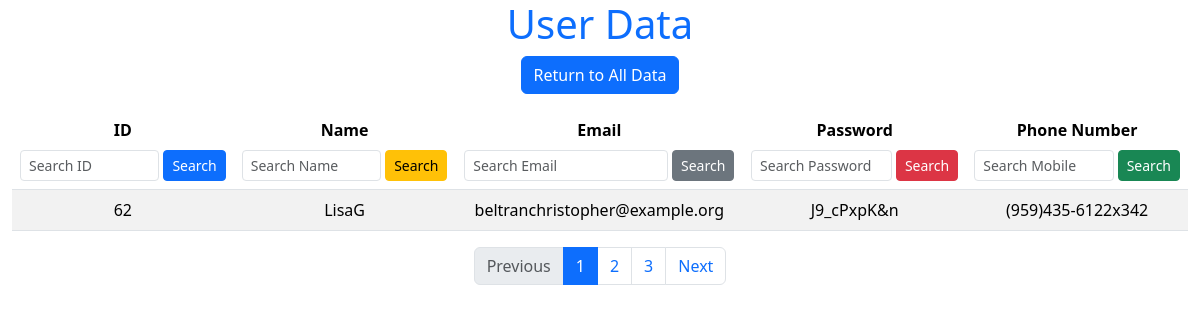
The page /user/?id=62 on the database its author committed.
### models.py (models this page shows, shortened)
class User(db.Model):
    id = db.Column(db.Integer, primary_key=True)
    name = db.Column(db.String(60) )
    email = db.Column(db.String(60))
    password = db.Column(db.String(500))
    mobile_number = db.Column(db.String(300))
    create_at = db.Column(
        db.TIMESTAMP,
        default=datetime.utcnow,
        nullable=False
      )

### main.py (the view, shortened to what this page needs)
@app.route('/user/', methods=['GET', 'POST'])
def get_all_users():
    print(">>>>> incoming query param ", request.args)
    if request.method == 'GET':
        try:
            order_by = request.args.get('order_by', None)
            page = request.args.get('page', 1, type=int)
            person_id = request.args.get('id')
            keyword = request.args.get('name')
            email = request.args.get('email')
            password = request.args.get('password')
            mobile_number = request.args.get('mobile')
            search_results = None
            if person_id:
                search_results = User.query.filter(User.id.startswith(person_id)).all()
            elif keyword:
                search_results = User.query.filter(User.name.startswith(keyword)).all()
            elif email:
                search_results = User.query.filter(User.email.contains(email)).all()
            elif password:
                search_results = User.query.filter(Usr.password.contains(password)).all()
            elif mobile_number:
                search_results = User.query.filter(User.mobile_number.contains(mobile_number)).all()
            if order_by:
                if order_by[0] == "-":
                    order_by = order_by[1:]
                    pagination = User.query.order_by(desc(order_by.lower())).paginate(page=page, per_page=50, error_out=False)
                else:
                    pagination = User.query.order_by(order_by.lower()).paginate(page=page, per_page=50, error_out=False)
            else:
                pagination = User.query.paginate(page=page, per_page=50, error_out=False)
            current_user_Data = pagination.items
            print("Pagination items:", current_user_Data)
            return render_template('user.html', pagination=pagination, current_user_Data=current_user_Data, search_results=search_results)
        except:
                return  jsonify({"status": 500, "message": "Server error"})

### templates/user.html (shortened to what this page needs)
{% extends "base.html" %}
{% block content %}
<div class="container-fluid">
    <h1 class="text-center text-primary fs-1">User Data</h1>
    {% if search_results %}
    <div class="text-center mb-3">
        <a href="/user/" class="btn btn-primary">Return to All Data</a>
    </div>
    {% endif %}
    <table class="table table-striped table-hover">
        <thead>
            <tr class="fw-bold text-center">
                <th scope="col">
                    ID
                    <form action="/user" method="GET" class="d-flex justify-content-center mt-2">
                        <input type="text" class="form-control form-control-sm w-75" name="id" placeholder="Search ID">
                        <button type="submit" class="btn btn-sm btn-primary ms-1">Search</button>
                    </form>
                </th>
                <th scope="col">
                    Name
                    <form action="/user" method="GET" class="d-flex justify-content-center mt-2">
                        <input type="text" class="form-control form-control-sm w-75" name="name"
                            placeholder="Search Name">
                        <button type="submit" class="btn btn-sm btn-warning ms-1">Search</button>
                    </form>
                </th>
                <th scope="col">
                    Email
                    <form action="/user" method="GET" class="d-flex justify-content-center mt-2">
                        <input type="text" class="form-control form-control-sm w-75" name="email"
                            placeholder="Search Email">
                        <button type="submit" class="btn btn-sm btn-secondary ms-1">Search</button>
                    </form>
                </th>
                <th scope="col">
                    Password
                    <form action="/user" method="GET" class="d-flex justify-content-center mt-2">
                        <input type="text" class="form-control form-control-sm w-75" name="password"
                            placeholder="Search Password">
                        <button type="submit" class="btn btn-sm btn-danger ms-1">Search</button>
                    </form>
                </th>
                <th scope="col">
                    Phone Number
                    <form action="/user" method="GET" class="d-flex justify-content-center mt-2">
                        <input type="text" class="form-control form-control-sm w-75" name="mobile"
                            placeholder="Search Mobile">
                        <button type="submit" class="btn btn-sm btn-success ms-1">Search</button>
                    </form>
                </th>
            </tr>
        </thead>
        <tbody>
            {% if search_results %}
            {% for result in search_results %}
            <tr class="text-center">
                <td>{{ result.id }}</td>
                <td>{{ result.name }}</td>
                <td>{{ result.email }}</td>
                <td>{{ result.password }}</td>
                <td>{{ result.mobile_number }}</td>
            </tr>
            {% endfor %}
            {% endif %}
        </tbody>
    </table>
    {% if pagination %}
    <nav aria-label="Page navigation">
        <ul class="pagination justify-content-center">
            {% if pagination.has_prev %}
            <li class="page-item">
                <a class="page-link" href="/user?page={{ pagination.prev_num }}">Previous</a>
            </li>
            {% else %}
            <li class="page-item disabled">
                <span class="page-link">Previous</span>
            </li>
            {% endif %}
            {% for page_num in pagination.iter_pages() %}
            {% if page_num %}
            {% if page_num != pagination.page %}
            <li class="page-item">
                <a class="page-link" href="/user?page={{ page_num }}">{{ page_num }}</a>
            </li>
            {% else %}
            <li class="page-item active" aria-current="page">
                <span class="page-link">{{ page_num }}</span>
            </li>
            {% endif %}
            {% else %}
            <li class="page-item disabled">
                <span class="page-link">...</span>
            </li>
            {% endif %}
            {% endfor %}
            {% if pagination.has_next %}
            <li class="page-item">
                <a class="page-link" href="/user?page={{ pagination.next_num }}">Next</a>
            </li>
            {% else %}
            <li class="page-item disabled">
                <span class="page-link">Next</span>
            </li>
            {% endif %}
        </ul>
    </nav>
    {% endif %}
</div>
{% endblock %}

### rows shown on the page
User: id "62", name "LisaG", email "beltranchristopher@example.org", password "J9_cPxpK&n", mobile_number "(959)435-6122x342"

### other values the page prints
{{ page_num }} "1"
{{ page_num }} "2" "3"
